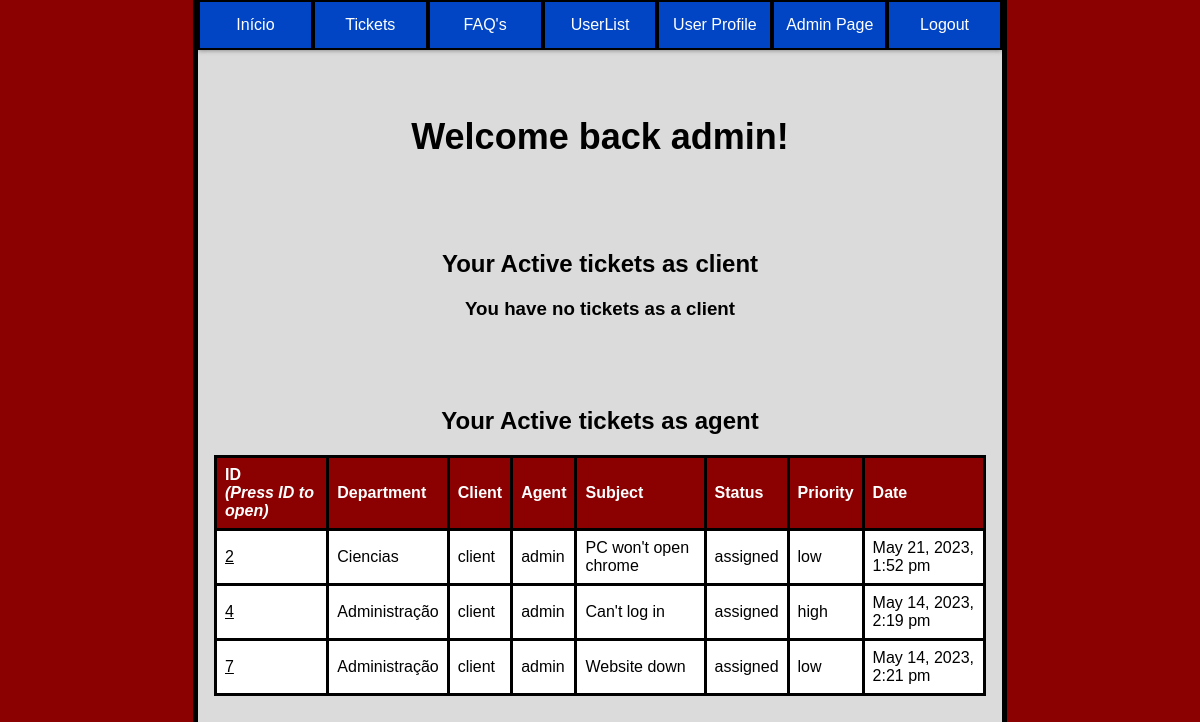
/pages/index.php (signed in), run on the app's committed database.
### tables this page shows
CREATE TABLE user(
    id INTEGER PRIMARY KEY,
    name VARCHAR(50) NOT NULL,
    username VARCHAR(50) UNIQUE NOT NULL,
    email VARCHAR(50) UNIQUE NOT NULL,
    password VARCHAR(255) NOT NULL,
    role VARCHAR(10) CHECK(role = 'client' or role = 'agent' or role = 'admin') NOT NULL,
    department_id INTEGER,
    FOREIGN KEY (department_id) REFERENCES department(id)
);

CREATE TABLE tickets(
    id INTEGER PRIMARY KEY,
    department_id INTEGER,
    client_id INTEGER,
    agent_id INTEGER,
    subject VARCHAR(200) NOT NULL,
    description TEXT NOT NULL,
    status VARCHAR(10) CHECK(status = 'open' or status = 'assigned' or status = 'closed') NOT NULL,
    priority VARCHAR(10) CHECK(priority = 'low' or priority = 'medium' or priority ='high') NOT NULL,
    created_at DATETIME NOT NULL,
    updated_at DATETIME,
    FOREIGN KEY (department_id) REFERENCES department(id),
    FOREIGN KEY (client_id) REFERENCES user(id),
    FOREIGN KEY (agent_id) REFERENCES user(id)
);

CREATE TABLE department(
    id INTEGER PRIMARY KEY,
    name VARCHAR(50) NOT NULL
);

### utils/functions.php (the view, shortened to what this page needs)
<?php
function searchUser($id){
    $db = getDatabaseConnection();
    $stmt = $db->prepare('SELECT * FROM user WHERE id = ?');
    $stmt->execute(array($id));
    return $stmt->fetch();
}
function getTicketsTableForUser($paramter){
    $db = getDatabaseConnection();
    $user = searchUser($_SESSION["user_id"]);
    if($paramter == 0){
        $stmt = $db->prepare('SELECT * FROM tickets WHERE client_id = ? and status != ?');
        $stmt->execute(array($user["id"],"closed"));
        $tickets = $stmt->fetchAll();
    }
    else if($paramter == 1){
        $stmt = $db->prepare('SELECT * FROM tickets WHERE agent_id = ? and status != ?');
        $stmt->execute(array($user["id"],"closed"));
        $tickets = $stmt->fetchAll();
    }
    else if($paramter == 2){
        $tickets = getAllTickets();
    }
    if($tickets == null){
        if($paramter == 0){
            echo "<h3>You have no tickets as a client</h3>";
        }
        return 0;
    }
    echo "<table>
    <thead>
        <tr>
            <th>ID<br><em>(Press ID to open)</em></th>
            <th>Department</th>
            <th>Client</th>
            <th>Agent</th>
            <th>Subject</th>
            <th>Status</th>
            <th>Priority</th>
            <th>Date</th>
        </tr>
    </thead>";
    foreach ($tickets as $ticket) {
        $stmt = $db->prepare('SELECT * FROM department WHERE id = ?');
        $stmt->execute(array($ticket['department_id']));
        $department = $stmt->fetch();
        $stmt = $db->prepare('SELECT * FROM user WHERE id = ?');
        $stmt->execute(array($ticket['client_id']));
        $c_user = $stmt->fetch();
        $stmt = $db->prepare('SELECT * FROM user WHERE id = ?');
        $stmt->execute(array($ticket['agent_id']));
        $a_user = $stmt->fetch();
        echo "<tr>
            <td> <button onclick=sendDataTicket('". $ticket['id'] ."')>".$ticket['id']."</button></td>
            <td>" . $department['name'] . "</td>
            <td>" . $c_user['name'] . "</td>
            <td>" . $a_user['name'] . "</td>
            <td>" . $ticket['subject'] . "</td>
            <td>" . $ticket['status'] . "</td>
            <td>" . $ticket['priority'] . "</td>
            <td>" . $ticket['updated_at'] . "</td>
            </tr>";
}
}
?>

### pages/index.php (shortened to what this page needs)
<?php
   require_once('../utils/functions.php');
   $user = searchUser($_SESSION["user_id"]);
?>
<!DOCTYPE html>
<html lang="en-US">
<link rel="stylesheet" href="../css/style_index.css">
<link rel="stylesheet" href="../css/index.css">
<link rel="stylesheet" href="../css/responsive.css">
   <head>
   </head>
   <body>
    <div class="container_master">
        <div class="container">
        <ul class="buttons">
            <button class="index" onclick="indexPage()">Início</button>
            <button class="tickets" onclick="ticketsPage()">Tickets</button>
            <button class="faqs" onclick="faqsPage()">FAQ's</button>
            <button class="users" onclick="usersPage()">UserList</button>
            <button class="user_profile" onclick="sendDataUser('<?php echo $user['username'] ?>')">User Profile</button>
            <?php if($user["role"] == "admin"): ?>
            <button class="admin_page" onclick="adminPage()">Admin Page</button>
            <?php endif; ?>
            <button class="logout" onclick="logoutPage()">Logout</button>
        </ul>
        </div>
      <div class="content">
      <h1>Welcome back <?php echo $user["username"]?>!</h1>
      <br>
      <h2>Your Active tickets as client</h2>
        <tbody>
            <?php
               getTicketsTableForUser(0);
            ?>
        </tbody>
      <?php if($user["role"] != "client"):?>
      <br>
      <h2>Your Active tickets as agent</h2>
        <tbody>
            <?php
               getTicketsTableForUser(1);
            ?>
        </tbody>
      <?php endif; ?>
      </div> <?php  ?>
      </div> <?php  ?>
   </body>
</html>

### css/style_index.css (style rules this page uses)
body { font-family: Arial, sans-serif; background-color: rgb(219, 219, 219); width: 67%; margin: auto; border-left: 5px solid; border-right: 5px solid; min-height: 100vh; padding-bottom: 1em; }
html { background-color: darkred; }
.container { margin: auto; }
ul { margin-left: -40px; margin-top: auto; margin-right: auto; }
.buttons li, .buttons button { background-color: #0245c4; text-decoration: none; border: none; color: white; text-align: center; text-decoration: none; font-size: 16px; cursor: pointer; border:solid 2px black; width: 100%; height: 50px; }
table { border-collapse: collapse; margin-left: auto; margin-right: auto; }
th, td { text-align: left; padding: 8px; border-bottom: solid 3px black; border: solid 3px black; background-color: white; }
th { background-color: darkred; color: white; }
h1, h2 { text-align: center; margin-top: 50px; }
h1 { font-size: 36px; font-weight: bold; }
h2 { font-size: 24px; }
.container { box-shadow: 0 0 5px rgba(0, 0, 0, 0.25),0 0 5px rgba(0, 0, 0, 0.25); }
.buttons { display: flex; flex-direction: row; flex-grow: 1; }
.content { margin: auto; overflow: auto; padding-left: 1em; padding-right: 1em; }
table button { background: none; border: none; padding: 0; font-size: 16px; cursor: pointer; text-decoration: underline; }

### css/index.css (style rules this page uses)
h3 { text-align: center; }

### data on the page
user: username "admin"
tickets: id "2", department.name "Ciencias", client.name "client", agent.name "admin", subject "PC won't open chrome", status "assigned", priority "low", updated_at "May 21, 2023, 1:52 pm"
tickets: id "4", department.name "Administração", client.name "client", agent.name "admin", subject "Can't log in", status "assigned", priority "high", updated_at "May 14, 2023, 2:19 pm"
tickets: id "7", department.name "Administração", client.name "client", agent.name "admin", subject "Website down", status "assigned", priority "low", updated_at "May 14, 2023, 2:21 pm"
